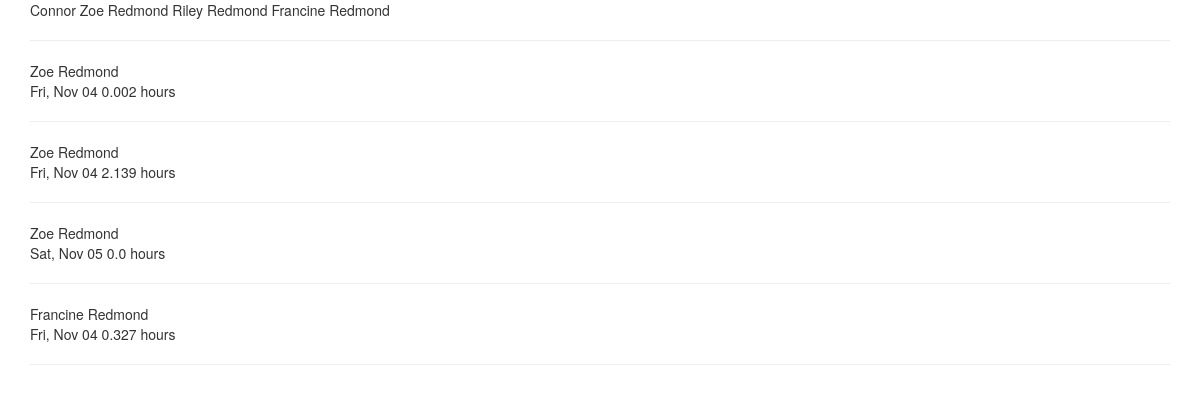
/accounts/profile/ (signed in), run on the app's committed database.
### timer/models.py (models this page shows, shortened)
class Profile(models.Model):
    user = models.OneToOneField('auth.User')
    profile_type = models.CharField(max_length=1, choices=PROFILE_TYPE)
    def __str__(self):
        return str(self.user.username)

class Child(models.Model):
    parent = models.ForeignKey(Profile)
    first_name = models.CharField(max_length=40)
    last_name = models.CharField(max_length=40)
    code = models.IntegerField()
    def __str__(self):
        return self.first_name + " " + self.last_name

class Stay(models.Model):
    child = models.ForeignKey(Child)
    in_time = models.DateTimeField(auto_now_add=True)
    out_time = models.DateTimeField(auto_now=True)
    active = models.BooleanField(default=True)
    notes = models.TextField(null=True, blank=True)
    @property
    def time_dif(self):
        return self.out_time - self.in_time
    def day(self):
        return self.in_time.strftime('%a, %b %d')
    def str_dif(self):
        seconds = self.time_dif.total_seconds()
        hours = seconds/3600
        return round(hours, 3)

### timer/views.py (the view)
# urls.py: url(r'^accounts/profile/$', ProfileView.as_view(), name="profile_view"),
class ProfileView(TemplateView):
    template_name = "profile.html"
    model = Profile
    def get_context_data(self):
        context = super().get_context_data()
        active_parent = Profile.objects.get(user=self.request.user)
        kids = Child.objects.filter(parent=active_parent)
        find = []
        for child in kids:
            find.append(child.stay_set.all())
        context['find'] = find
        context['kids'] = kids
        context['active'] = active_parent
        return context

### templates/profile.html
{% extends 'base.html' %}
{% block content %}
{{ active }}
{% for x in kids %}
{{ x }}
{% endfor %}
<hr>
{% for x in find %}
{% for stay in x %}
{{ stay.child }}<br>
{{ stay.day }}
{{ stay.str_dif }} hours<hr>
{% endfor %}
{% endfor %}
{% endblock %}

### data on the page
Profile: user.username "Connor"
Child: first_name+last_name "Zoe Redmond"
Child: first_name+last_name "Riley Redmond"
Child: first_name+last_name "Francine Redmond"
Stay: child "Zoe Redmond", day "Fri, Nov 04", str_dif "0.002"
Stay: child "Zoe Redmond", day "Fri, Nov 04", str_dif "2.139"
Stay: child "Zoe Redmond", day "Sat, Nov 05", str_dif "0.0"
Stay: child "Francine Redmond", day "Fri, Nov 04", str_dif "0.327"
